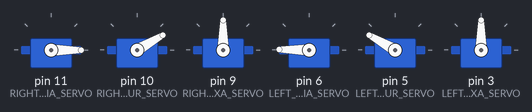
Bench run of a sketch on a simulated Arduino Uno, built with avr-gcc and run on an emulated ATmega328P. Shown: 6 × servo.

Above: at 6.55 s.
At 9.6 s:
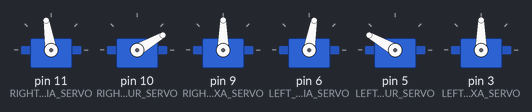
At 12.7 s:
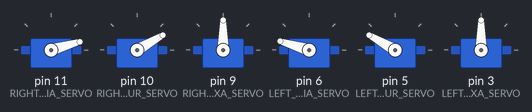
At 19.5 s:
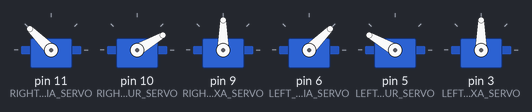
Timing chart, 0 to 23.4 s (numbered marks = the images above):
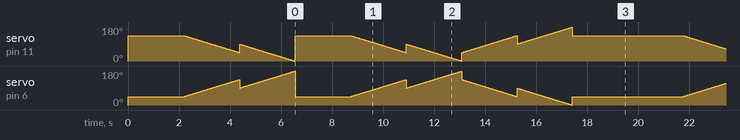

The sketch:

spider_dynamic_01.ino
```cpp
//--> Begin start of Arduino code
/*
* File: spider_dynamic_01.ino
* Date: November 22, 2020
* Description: Test prototype code for dynamic movement.
*/
#include "Sequences.h"
#include "Organism.h"
#ifndef VISUAL_STUDIO_DEBUG
#include <Servo.h>
#else
#include "Servo.h"
#endif // !VISUAL_STUDIO_DEBUG

enum joints {
	right_front_tibia = 0,
	right_front_femur = 1,
	right_front_coxa = 2,
	left_front_tibia = 3,
	left_front_femur = 4,
	left_front_coxa = 5,
	right_back_tibia = 6,
	right_back_femur = 7,
	right_back_coxa = 8,
	left_back_tibia = 9,
	left_back_femur = 10,
	left_back_coxa = 11
};

const int INITIAL_DURATION = 100;
const int LOOP_DURATION = 100;

const int INITIAL_TICKS = INITIAL_DURATION * INITIAL_COUNT;
const int LOOP_TICKS = LOOP_DURATION * LOOP_COUNT;
const int SERVO_SPEED = 10;

const int RIGHT_TIBIA_SERVO = 11;
const int RIGHT_FEMUR_SERVO = 10;
const int RIGHT_COXA_SERVO = 9;

const int LEFT_TIBIA_SERVO = 6;
const int LEFT_FEMUR_SERVO = 5;
const int LEFT_COXA_SERVO = 3;

const int RT_FINAL_ANGLE = 135;
const int RF_FINAL_ANGLE = 30;
const int RC_FINAL_ANGLE = 90;

const int LT_FINAL_ANGLE = 45;
const int LF_FINAL_ANGLE = 150;
const int LC_FINAL_ANGLE = 90;

Organism myOrganism;
Servo *servoList[SERVO_NUMBER];
Joint *jointList[SERVO_NUMBER];

void populateSequences(
	int movements[][SEQUENCE_PARAMETERS],
	Organism &output,
	int count,
	int jointNumber,
	bool isInitial) {

	for (int i = 0; i < count; i++) {
		JointVelocity temporary(movements[i][0], movements[i][1], movements[i][2], movements[i][3]);
		output.pushSequence(jointNumber, temporary, isInitial);
	}
}

void setup() {
	servoList[right_front_tibia] = new Servo();
	servoList[right_front_femur] = new Servo();
	servoList[right_front_coxa] = new Servo();
	servoList[left_front_tibia] = new Servo();
	servoList[left_front_femur] = new Servo();
	servoList[left_front_coxa] = new Servo();

	servoList[right_front_tibia]->attach(RIGHT_TIBIA_SERVO);
	servoList[right_front_femur]->attach(RIGHT_FEMUR_SERVO);
	servoList[right_front_coxa]->attach(RIGHT_COXA_SERVO);
	servoList[left_front_tibia]->attach(LEFT_TIBIA_SERVO);
	servoList[left_front_femur]->attach(LEFT_FEMUR_SERVO);
	servoList[left_front_coxa]->attach(LEFT_COXA_SERVO);

	jointList[right_front_tibia] = new Joint(RIGHT_TIBIA_SERVO);
	jointList[right_front_femur] = new Joint(RIGHT_FEMUR_SERVO);
	jointList[right_front_coxa] = new Joint(RIGHT_COXA_SERVO);
	jointList[left_front_tibia] = new Joint(LEFT_TIBIA_SERVO);
	jointList[left_front_femur] = new Joint(LEFT_FEMUR_SERVO);
	jointList[left_front_coxa] = new Joint(LEFT_COXA_SERVO);

	myOrganism.insertJoint(*jointList[right_front_tibia], right_front_tibia);
	myOrganism.insertJoint(*jointList[right_front_femur], right_front_femur);
	myOrganism.insertJoint(*jointList[right_front_coxa], right_front_coxa);
	myOrganism.insertJoint(*jointList[left_front_tibia], left_front_tibia);
	myOrganism.insertJoint(*jointList[left_front_femur], left_front_femur);
	myOrganism.insertJoint(*jointList[left_front_coxa], left_front_coxa);

	for (int i = 0; i < SERVO_NUMBER; i++) {
		populateSequences(initialMovements[i], myOrganism, INITIAL_COUNT, i, true);
		populateSequences(loopMovements[i], myOrganism, LOOP_COUNT, i, false);
	}

	for (int i = 0; i < INITIAL_TICKS; i++) {
		for (int j = 0; j < SERVO_NUMBER; j++) {
			servoList[j]->write(myOrganism.getMovement(j));
		}
		myOrganism.incrementTime();
		delay(SERVO_SPEED);
	}
	myOrganism.transitionLoop(); // Transition to loop functionality
}

void loop() {
	for (int i = 0; i < LOOP_TICKS; i++) {
		for (int j = 0; j < SERVO_NUMBER; j++) {
			servoList[j]->write(myOrganism.getMovement(j));
		}
		myOrganism.incrementTime();
		delay(SERVO_SPEED);
	}
}

void cleanup() {
	delete servoList[right_front_tibia];
	delete servoList[right_front_femur];
	delete servoList[right_front_coxa];
	delete servoList[left_front_tibia];
	delete servoList[left_front_femur];
	delete servoList[left_front_coxa];

	delete jointList[right_front_tibia];
	delete jointList[right_front_femur];
	delete jointList[right_front_coxa];
	delete jointList[left_front_tibia];
	delete jointList[left_front_femur];
	delete jointList[left_front_coxa];
}

/*
* Appendix
*
* Joint 1 (right tibia): FINAL_ANGLE = 135, (flexion, extension) = (180, 0)
* Joint 2 (right femur): FINAL_ANGLE = 30, (flexion, extension) = (0, 180)
* Joint 3 (right coxa): FINAL_ANGLE = 90, (flexion, extension) = (0, 135)
*
* Joint 4 (left tibia): FINAL_ANGLE = 45, (flexion, extension) = (0, 180)
* Joint 5 (left femur): FINAL_ANGLE = 150, (flexion, extension) = (180, 0)
* Joint 6 (left coxa): FINAL_ANGLE = 90, (flexion, extension) = (180, 45)
*
* Joint 1 = Pin 11
* Joint 2 = Pin 10
* Joint 3 = Pin 9
*
* Joint 4 = Pin 6
* Joint 5 = Pin 5
* Joint 6 = Pin 3
*
* SG90 Servo:
* Orange = PWM
* Red = VCC (+5V)
* Brown = GND (Ground)
*/
```

Joint.cpp
```cpp
/*
 * File: Joint.cpp
 * Date: November 22, 2020
 * Author: Stewart Nash
 * Description: (see corresponding header)
 */
#include "Joint.h"

Joint::Joint() {
	pin = 0;

	isLoop = false;
	//isEnd = false;
	internalClock = 0;
	externalClock = 0;
	initialCounter = 0;
	loopCounter = 0;
	sequenceCounter = &initialCounter;
	sequenceNumber = 0;
	movements = initialMovements;
	//movements = &initialMovements;
}


Joint::Joint(int pinNumber) {
	pin = pinNumber;

	isLoop = false;
	//isEnd = false;
	internalClock = 0;
	externalClock = 0;
	initialCounter = 0;
	loopCounter = 0;
	sequenceCounter = &initialCounter;
	sequenceNumber = 0;
	movements = initialMovements;
	//movements = &initialMovements;
}

void Joint::clear(bool isInitial) {

}

int Joint::getMovement() {
	int output;

	output = static_cast<int>(angle);

	return output;
}

bool Joint::popSequence() {
	bool output;

	output = false;
	if (*sequenceCounter > 0) {
		delete movements[(*sequenceCounter)--];
		//delete (*movements)[(*sequenceCounter)--];
		output = true;
	}

	return output;
}

bool Joint::popSequence(bool isInitial) { // False output indicates no pop occurred
	bool output = false;

	if (isInitial) {
		if (initialCounter > 0) {
			delete initialMovements[initialCounter--];
			output = true;
		}
	} else {
		if (loopCounter > 0) {
			delete loopMovements[loopCounter--];
			output = true;
		}
	}

	return output;
}

bool Joint::pushSequence(JointVelocity input) { // False output indicates value not pushed
	bool output;

	output = false;
	if (*sequenceCounter < MAXIMUM_SEQUENCE) {
		movements[(*sequenceCounter)++] = new JointVelocity(input);
		//(*movements)[(*sequenceCounter)++] = new JointVelocity(input);
		output = true;
	}

	return output;
}

bool Joint::pushSequence(JointVelocity input, bool isInitial) { // False output indicates value not pushed
	bool output;

	output = false;
	if (isInitial) {
		if (initialCounter < MAXIMUM_SEQUENCE) {
			initialMovements[initialCounter++] = new JointVelocity(input);
			output = true;
		}
	} else {
		if (loopCounter < MAXIMUM_SEQUENCE) {
			loopMovements[loopCounter++] = new JointVelocity(input);
			output = true;
		}
	}

	return output;
}

void Joint::reset(bool isInitial) {

}

void Joint::restart(bool isInitial) {
	internalClock = 0;
	externalClock = 0;
	sequenceNumber = 0;
	if (isInitial) {
		//TODO: Should we transition here?
	}
}

void Joint::tickClock() {
		float increment;
		float firstAngle, secondAngle;
		int divisions;
		int multiplier;
		int duration;

		/*
		 * SEQUENCE_PARAMETERS:
		 * (1) start - Start position of the joint
		 * (2) stop - End position of the joint
		 * (3) duration - Amount of time in which the movement should be accomplished
		 * (4) multiplier - Number of ticks in a unit of time
		 */

		if (isLoop) { //TODO: Remove this. There is a bug somewhere.
			sequenceCounter = &loopCounter;
			movements = loopMovements;
			//movements = &loopMovements;
		} else {
			sequenceCounter = &initialCounter;
			movements = initialMovements;
			//movements = &initialMovements;
		}

		if (*sequenceCounter > 0) {
			if (sequenceNumber == *sequenceCounter) {
				return;
				// This can only occur if it is an initial sequence because of identical code to the
				// commented code found below. Therefore, return and do nothing for the remaining time
				// if the end of the initial sequence has been reached.

				//if (isLoop) {
				//	sequenceNumber = 0;
				//} else {
				//	return;
				//}
			}
			multiplier = movements[sequenceNumber]->multiplier;
			//multiplier = (*movements)[sequenceNumber]->multiplier;
			duration = movements[sequenceNumber]->duration;
			//duration = (*movements)[sequenceNumber]->duration;
			if (sequenceNumber == 0 && externalClock == 0 && internalClock == 0) {
				++externalClock;
				firstAngle = static_cast<float>(movements[sequenceNumber]->start);
				//firstAngle = (*movements)[sequenceNumber]->start;
				angle = firstAngle;
				if (externalClock > multiplier) {
					externalClock = 0;
					++internalClock;
				}
				if (internalClock == duration) {
					++sequenceNumber;
					internalClock = 0;
					firstAngle = static_cast<float>(movements[sequenceNumber]->start);
					//firstAngle = (*movements)[sequenceNumber]->start;
					angle = firstAngle;
				}
				secondAngle = static_cast<float>(movements[sequenceNumber]->stop);
				//secondAngle = (*movements)[sequenceNumber]->stop;
				divisions = movements[sequenceNumber]->multiplier;
				//divisions = (*movements)[sequenceNumber]->multiplier;
				divisions *= movements[sequenceNumber]->duration;
				//divisions *= (*movements)[sequenceNumber]->duration;
				increment = secondAngle - firstAngle;
				increment /= divisions;
				angle += increment;
			} else {
				if (sequenceNumber < *sequenceCounter || internalClock < duration) {
					++externalClock;
					if (externalClock > multiplier) {
						externalClock = 0;
						++internalClock;
					}
					if (internalClock == duration) {
						++sequenceNumber;
						internalClock = 0;
						if (sequenceNumber == *sequenceCounter) {
							if (isLoop) {
								sequenceNumber = 0;
							} else {
								return;
							}
						}
						firstAngle = static_cast<float>(movements[sequenceNumber]->start);
						//firstAngle = (*movements)[sequenceNumber]->start;
						angle = firstAngle;
					} else {
						secondAngle = static_cast<float>(movements[sequenceNumber]->stop);
						//secondAngle = (*movements)[sequenceNumber]->stop;
						firstAngle = static_cast<float>(movements[sequenceNumber]->start);
						//firstAngle = (*movements)[sequenceNumber]->start;
						divisions = movements[sequenceNumber]->multiplier;
						//divisions = (*movements)[sequenceNumber]->multiplier;
						divisions *= movements[sequenceNumber]->duration;
						//divisions *= (*movements)[sequenceNumber]->duration;
						increment = secondAngle - firstAngle;
						increment /= divisions;
						angle += increment;
					}
				}
			}

		}
}

void Joint::transitionLoop() {
	isLoop = true;
	movements = loopMovements;
	//movements = &loopMovements;
	sequenceCounter = &loopCounter;
	internalClock = 0;
	externalClock = 0;
	sequenceNumber = 0;
}
```

Joint.h
```cpp
/*
 * File: Joint.h
 * Date: November 22, 2020
 * Author: Stewart Nash
 * Description: This class contains the information for a joint.
 */

 #include "JointVelocity.h"

 #ifndef JOINT_H
 #define JOINT_H

const int MAXIMUM_SEQUENCE = 8;

class Joint {
	//bool isEnd;
	bool isLoop;
	int internalClock; // Counts increments of time
	int externalClock; // Counts number of ticks
	int initialCounter; // Counts number of items in initial stack
	int loopCounter; // Counts number of items in loop stack
	int *sequenceCounter;
	int sequenceNumber;
	float angle;

	public:
		int pin;
		JointVelocity *initialMovements [MAXIMUM_SEQUENCE];
		JointVelocity *loopMovements [MAXIMUM_SEQUENCE];
		JointVelocity **movements;
		//JointVelocity *(*movements)[MAXIMUM_SEQUENCE];

		Joint();
		Joint(int pinNumber);

		void clear(bool isInitial);
		int getMovement(); // Return current desired angle, based on time
		bool popSequence(); // Pop (remove) a movement sequence from the initial or loop stack
		bool popSequence(bool isInitial); // Pop (remove) a movement sequence from the initial or loop stack
		bool pushSequence(JointVelocity input); // Push a movement sequence to either the initial or loop stack
		bool pushSequence(JointVelocity input, bool isInitial); // Push a movement sequence to either the initial or loop stack
		void reset(bool isInitial);
		void restart(bool isInitial);
		void tickClock();
		void transitionLoop();
};

 #endif
```

JointVelocity.cpp
```cpp
/*
 * File: JointVelocity.cpp
 * Date: November 23, 2020
 * Author: Stewart Nash
 * Description: (see corresponding header file)
 */

#include "JointVelocity.h"

JointVelocity::JointVelocity() {

}

JointVelocity::JointVelocity(int myStart, int myStop, int myDuration, int myMultiplier) {
	start = myStart;
	stop = myStop;
	duration = myDuration;
	multiplier = myMultiplier;
}

JointVelocity::JointVelocity(const JointVelocity &obj) {
	start = obj.start;
	stop = obj.stop;
	duration = obj.duration;
	multiplier = obj.multiplier;
}
```

JointVelocity.h
```cpp
/*
 * File: JointVelocity.h
 * Date: November 22, 2020
 * Author: Stewart Nash
 * Description: This class contains the basic timing and position information
 *	needed in order to dynamically move a joint.
 */

 #ifndef JOINTVELOCITY_H
 #define JOINTVELOCITY_H

class JointVelocity {
	public:
		int start; // Start position of the joint
		int stop; // End position of the joint
		int duration; // Amount of time in which the movement should be accomplished
		int multiplier; // Number of ticks in a unit of time

		JointVelocity();
		JointVelocity(int myStart, int myStop, int myDuration, int myMultiplier);
		JointVelocity(const JointVelocity &obj);
};

 #endif
```

Organism.cpp
```cpp
/*
 * File: Organism.cpp
 * Date: November 22, 2020
 * Author: Stewart Nash
 * Description: (See corresponding header file.)
 */
#include "Organism.h"

Organism::Organism() {
	isLoop = false;
	jointCount = 0;
}

/*
int Organism::popInitialMovement(int jointNumber) {
	jointList[jointNumber]->popSequence(true);
}

int Organism::popLoopMovement(int jointNumber) {
	jointList[jointNumber]->popSequence(false);
}
*/

bool Organism::addJoint(Joint input) {
	bool output;

	output = false;
	if (jointCount < MAXIMUM_JOINTS) {
		jointList[jointCount++] = input;
		output = true;
	}

	return output;
}

bool Organism::clear(int jointNumber, bool isInitial) {
	bool output;

	output = false;
	if (jointNumber < jointCount) {
		jointList[jointNumber].clear(isInitial);
	}

	return output;
}

bool Organism::clear(bool isInitial) {
	bool output;

	output = true;
	for (int i = 0; i < jointCount; i++) {
		clear(i, isInitial);
	}

	return output;
}

int Organism::getMovement(int jointNumber) {
	return jointList[jointNumber].getMovement();
}

void Organism::incrementTime(int jointNumber) {
	jointList[jointNumber].tickClock();
}

void Organism::incrementTime() {
	for (int i = 0; i <= jointCount; i++) {
		jointList[i].tickClock();
	}
}

bool Organism::insertJoint(Joint input, int location) {
	bool output;

	output = false;
	if (jointCount == location - 1) {
		output = addJoint(input);
	}

	return output;
}

bool Organism::popSequence(int jointNumber, bool isInitial) {
	return jointList[jointNumber].popSequence(isInitial);
}

bool Organism::popSequence(bool isInitial) {
	bool output;

	output = false;

	return output;
}

bool Organism::pushSequence(int jointNumber, JointVelocity input, bool isInitial) {
	return jointList[jointNumber].pushSequence(input, isInitial);
}

bool Organism::replaceJoint(Joint input, int location) {
	bool output;

	output = false;
	if (location <= jointCount) {
		jointList[location] = input;
		output = true;
	}

	return output;
}

bool Organism::reset(int jointNumber, bool isInitial) {
	bool output;

	output = false;
	if (jointNumber < jointCount) {
		jointList[jointNumber].reset(isInitial);
		output = true;
	}


	return output;
}

bool Organism::reset(bool isInitial) {
	bool output;

	output = true;
	//for (int i = 0; i < jointCount; i++) {
	//	jointList[i].reset(isInitial);
	//}
	for (int i = 0; i < jointCount; i++) {
		//if (!reset(i, isInitial)) { // Always evaluates to true
		//	output = false;
		//}
		reset(i, isInitial);
	}

	return output;
}

bool Organism::restart(int jointNumber, bool isInitial) {
	bool output;

	output = false;
	if (jointNumber < jointCount) {
		jointList[jointNumber].restart(isInitial);
		output = true;
	}

	return output;
}

bool Organism::restart(bool isInitial) {
	bool output;

	output = true;
	for (int i = 0; i < jointCount; i++) {
		restart(i, isInitial);
	}

	return output;
}

void Organism::transitionLoop() {
	isLoop = true;
	for (int i = 0; i < jointCount; i++) {
		jointList[i].transitionLoop();
	}
}
```

Organism.h
```cpp
/*
 * File: Organism.h
 * Date: November 22, 2020
 * Author: Stewart Nash
 * Description: This class holds both the joint configurations and the
 *	sequence of movements for the entire robot.
 */
 #include "Joint.h"
 #include "JointVelocity.h"

 #ifndef ORGANISM_H
 #define ORGANISM_H

 const int MAXIMUM_JOINTS = 8;

 class Organism {
	 bool isLoop;

	 public:
		Organism();
		Joint jointList[MAXIMUM_JOINTS];
		int jointCount;

		bool addJoint(Joint input);
		bool clear(int jointNumber, bool isInitial);
		bool clear(bool isInitial);
		int getMovement(int jointNumber);
		void incrementTime();
		void incrementTime(int jointNumber);
		bool insertJoint(Joint input, int count); // To check joint numbering. Change approach.
		bool popSequence(int jointNumber, bool isInitial);
		bool popSequence(bool isInitial); // Pop a sequence from each joint
		bool pushSequence(int jointNumber, JointVelocity input, bool isInitial);
		bool replaceJoint(Joint input, int location);
		bool reset(int jointNumber, bool isInitial);
		bool reset(bool isInitial);
		bool restart(int jointNumber, bool isInitial);
		bool restart(bool isInitial); // Restart sequence from sequence number 0
		void transitionLoop();
 };

 #endif
```

Source omitted: Sequences.h (data table, 7383 bytes)
